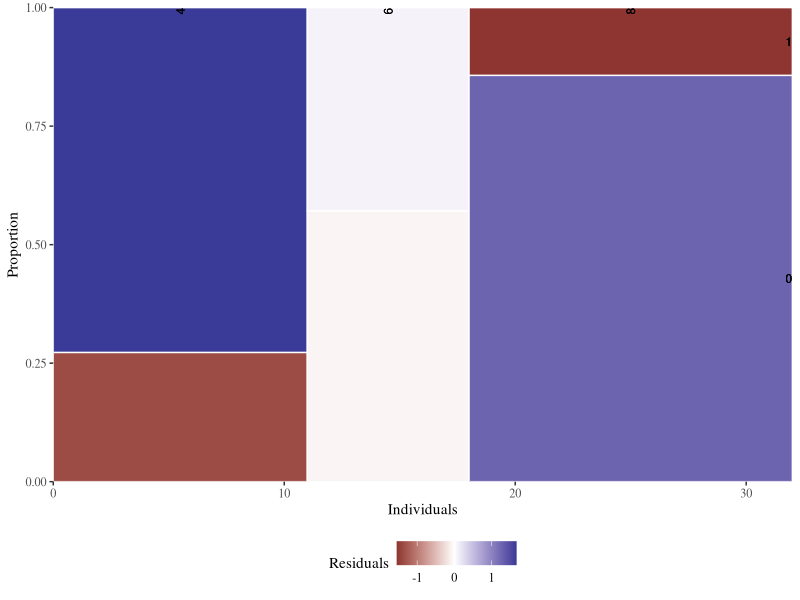
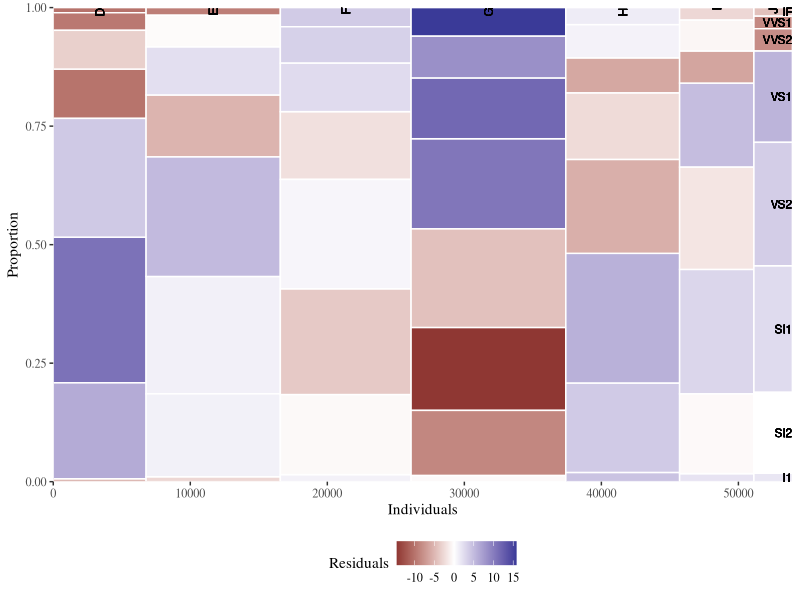
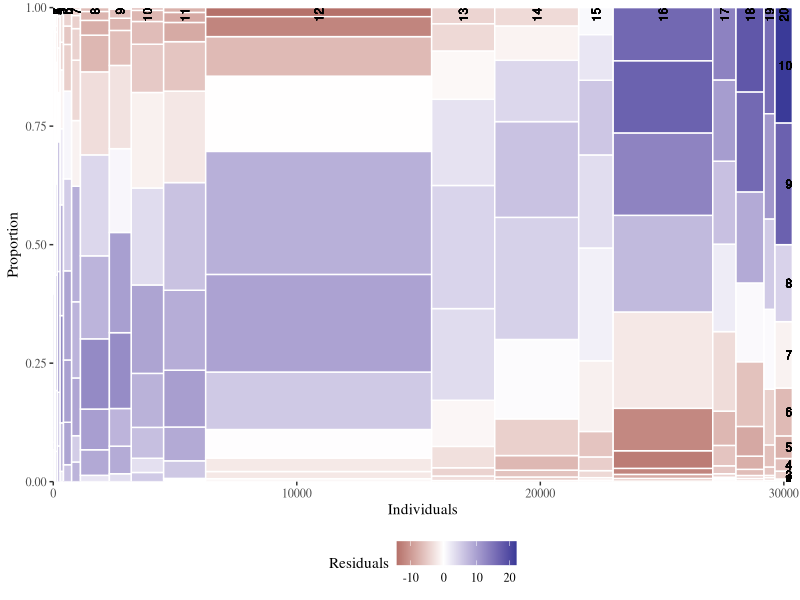

Write R code to recreate these figures, in order.
## ---- chunk 1

library(ggplot2)
library(reshape2)
library(dplyr)
library(ggthemes)
## ---- chunk 2
mosaicGG <- function(data, X, FILL) {
  
  # Proportions in raw data
  DF <- as.data.frame.matrix(table(data[[X]], data[[FILL]]))
  DF$groupSum <- rowSums(DF)
  DF$xmax <- cumsum(DF$groupSum)
  DF$xmin <- DF$xmax - DF$groupSum
  DF$X <- row.names(DF)
  DF$groupSum <- NULL
  DF_melted <- melt(DF, id = c("X", "xmin", "xmax"), variable.name = "FILL")
  library(dplyr)
  DF_melted <- DF_melted %>% 
    group_by(X) %>% 
    mutate(ymax = cumsum(value/sum(value)),
           ymin = ymax - value/sum(value))
  
  # Chi-sq test
  results <- chisq.test(table(data[[FILL]], data[[X]])) # fill and then x
  resid <- melt(results$residuals)
  names(resid) <- c("FILL", "X", "residual")

  # Merge data
  DF_all <- merge(DF_melted, resid)
  
  # Positions for labels
  DF_all$xtext <- DF_all$xmin + (DF_all$xmax - DF_all$xmin)/2
  index <- DF_all$xmax == max(DF_all$xmax)
  DF_all$ytext <- DF_all$ymin[index] + (DF_all$ymax[index] - DF_all$ymin[index])/2
  
  # plot:
  g <- ggplot(DF_all, aes(ymin = ymin,  ymax = ymax, xmin = xmin, 
                          xmax = xmax, fill = residual)) + 
  geom_rect(col = "white") +
  geom_text(aes(x = xtext, label = X),
            y = 1, size = 3, angle = 90, hjust = 1, show.legend = FALSE) +
  geom_text(aes(x = max(xmax),  y = ytext, label = FILL),
            size = 3, hjust = 1, show.legend = FALSE) +
  scale_fill_gradient2("Residuals") +
  scale_x_continuous("Individuals", expand = c(0,0)) +
  scale_y_continuous("Proportion", expand = c(0,0)) +
  theme_tufte() +
  theme(legend.position = "bottom")
  print(g)
}
## ---- chunk 3
# mtcars: am described by cyl
mosaicGG(mtcars, "cyl", "am")

# diamonds: clarity described by color
mosaicGG(diamonds, "color", "clarity")

# Vocab: vocabulary described by education
library(car)
mosaicGG(Vocab, "education", "vocabulary")
